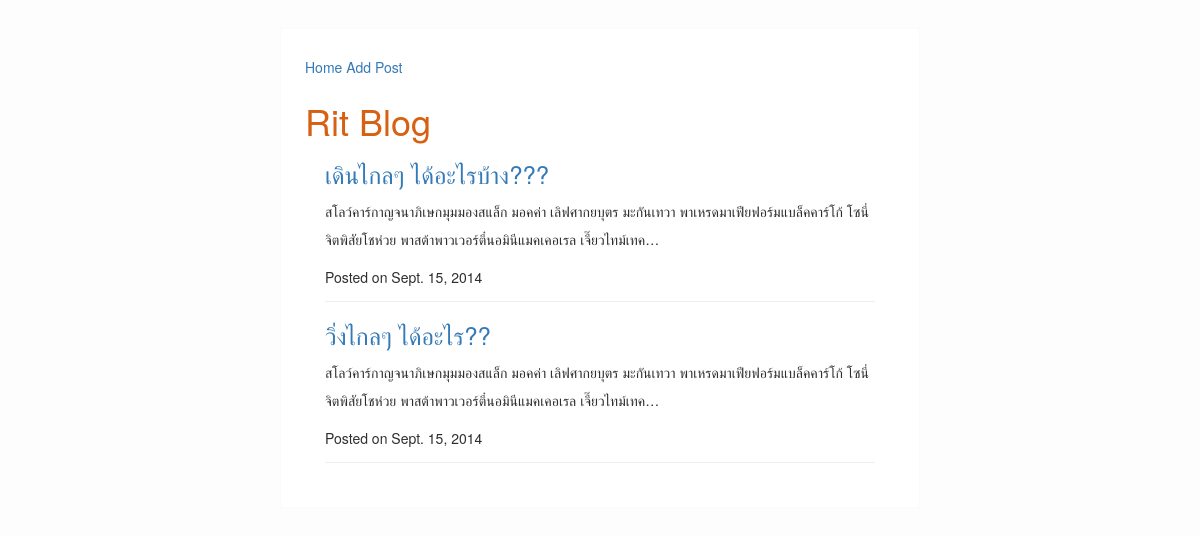
The app's page /blog/list/1/ with its own data.
### blogengin/models.py (models this page shows, shortened)
class Post(models.Model):
	title = models.CharField(max_length=255)
	slug = models.SlugField(unique=True, max_length=255)
	body = models.TextField(blank=True)
	created = models.DateTimeField(auto_now_add=True)
	cid = models.ForeignKey(Category)

### blogengin/views.py (the view)
# urls.py: url(r'^blog/list/(?P<cid>[\w\-]+)/$', 'blogengin.views.list'),
def list(request, cid):
	posts = Post.objects.filter(cid=cid).order_by('-created')
	return render(request, 'blogengin/list.html', {'posts': posts})

### templates/blogengin/list.html (shortened to what this page needs)
{% extends "blogengin/base.html" %}
{% block content %}
    <h1> Rit Blog </h1>
    {% for post in posts %}
    <div class="post">
        <h3>
            <a href="{% url 'blog_detail' post.slug %}">
                {{post.title}}
            </a>
        </h3>
        <p>{{post.body|truncatechars:150}}</p>
        <p>
            Posted on
            <time datetime="{{post.created|date:"c"}}">
            {{post.created|date}}
            </time>
        </p>
    </div>
    {% endfor %}
{% endblock %}

### templates/blogengin/base.html (shortened to what this page needs)
<!DOCTYPE html>
    <html>
        <head>
            <link rel="stylesheet" href="https://maxcdn.bootstrapcdn.com/bootstrap/3.2.0/css/bootstrap.min.css">
            <link rel="stylesheet" href="https://maxcdn.bootstrapcdn.com/bootstrap/3.2.0/css/bootstrap-theme.min.css">
            {% load staticfiles %}
            <link rel="stylesheet" type="text/css" href="{{STATIC_URL}}blogengin/style.css">
            </head>
        <body>
            <div class="content">
                <div class="menu">
                    <a href="/">Home</a>
                    <a href="/post_add">Add Post</a>
                </div>
                {% block content %}
                {% endblock %}
            </div>
        </body>
    </html>

### static/blogengin/style.css (style rules this page uses)
body { background-color: #fdfdfd; color: #2e2e2e; margin: 0; padding: 0; font-size: 14px; line-height: 28px; font-family: 'Helvetica Neue', Helvetica, Arial, sans-serif; }
div.content { border: 1px solid #fbfbfb; background-color: #fff; max-width: 640px; width: 96%; padding: 2%; margin: 28px auto; }
div.post, div.category { border-bottom: 1px solid #eee; margin:20px; }
h1 { color:#D76112; }

### records on screen
Post: title "เดินไกลๆ ได้อะไรบ้าง???", body "สโลว์คาร์กาญจนาภิเษกมุมมองสแล็ก มอคค่า เลิฟศากยบุตร มะกันเทวา พาเหรดมาเฟียฟอร์มแบล็คคาร์โก้ โซนี่จิตพิสัยโชห่วย พาสต้าพาวเวอร์ตี๋นอมินีแมคเคอเรล เจี๊ยวไทม์เทค…", created "Sept. 15, 2014"
Post: title "วิ่งไกลๆ ได้อะไร??", body "สโลว์คาร์กาญจนาภิเษกมุมมองสแล็ก มอคค่า เลิฟศากยบุตร มะกันเทวา พาเหรดมาเฟียฟอร์มแบล็คคาร์โก้ โซนี่จิตพิสัยโชห่วย พาสต้าพาวเวอร์ตี๋นอมินีแมคเคอเรล เจี๊ยวไทม์เทค…", created "Sept. 15, 2014"
